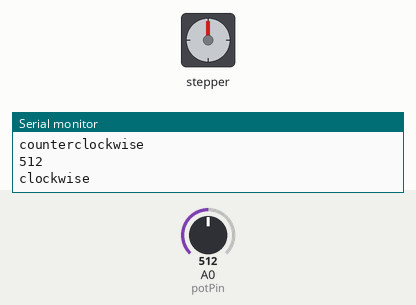
This sketch was run on a simulated Arduino Uno, built with avr-gcc and run on an emulated ATmega328P. Shown: stepper motor, the last lines printed to the serial monitor. Inputs (shaded band) come from the test bench; at power-on: A0 (potPin) = 512. Stepper angles assume 200 steps per turn.

Above: at 4.0 s.
4.1 s: A0 (potPin) set to 716
At 5.37 s:
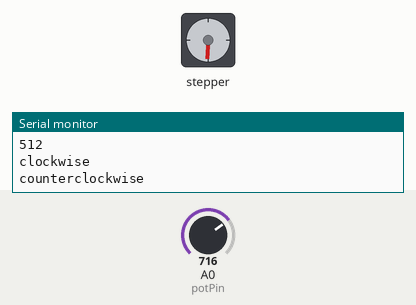
12.2 s: A0 (potPin) set to 900
At 12.92 s:
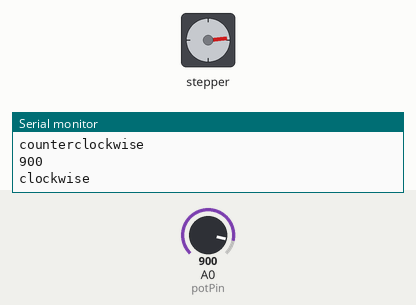
18.6 s: A0 (potPin) set to 322
At 21.24 s:
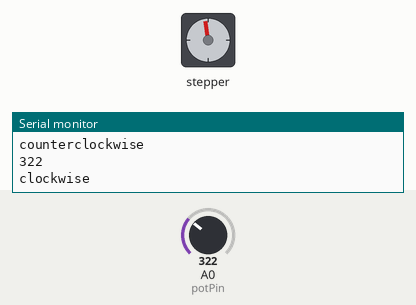
26.7 s: A0 (potPin) set to 306
At 27.15 s:
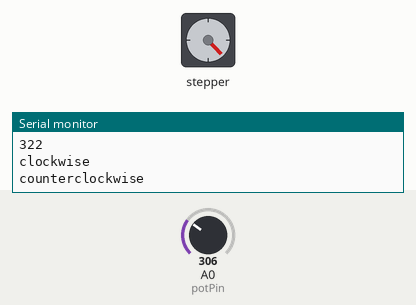
34.8 s: A0 (potPin) set to 122
42.9 s: A0 (potPin) set to 34
51.0 s: A0 (potPin) set to 29
Timing chart, 0 to 56.2 s (numbered marks = the images above; inputs shaded):
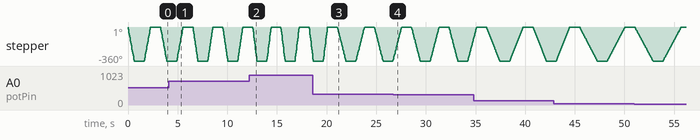

The sketch:

motor_de_passo_potenciometro_regulagem.ino
```cpp
//O objetivo deste código é controlar a velocidade de giro do motor de passo de acordo com o valor do potenciômetro!

// ========================================================================================================
// --- Bibliotecas Auxiliares ---
#include <Stepper.h>   //Biblioteca para controle de motor de passo

// ========================================================================================================
// --- Mapeamento de Hardware ---
#define   in1   8      //Entrada 1 do ULN2003 (digital)
#define   in2   9      //Entrada 2 do ULN2003 (digital)
#define   in3  10      //Entrada 3 do ULN2003 (digital)
#define   in4  11      //Entrada 4 do ULN2003 (digital)

// ========================================================================================================
// --- Constantes Auxiliares ---
const int stepsPerRevolution = 200;  // Aqui você altera o número de passos por revolução do motor
const int potPin = A0; // Pino do potenciômetro - Analógica 0

// ========================================================================================================
// --- Declaração de Objetos ---
Stepper myStepper(stepsPerRevolution, in1,in3,in2,in4); //Criação do objeto motor de passo, atribuindo como argumentos da função o número de passos por revolução e as 4 entradas digitais da placa

// ========================================================================================================
// --- Configurações Iniciais ---

void setup()
{
  myStepper.setSpeed(160); // Use esta função para definir as rotações por minuto (RPM) do motor
  Serial.begin(9600); // Inicializa a comunicação serial com uma taxa de 9600 baud

} //Fim da função setup()

// ========================================================================================================
// --- Loop Infinito ---

void loop()
{
  int potValue = analogRead(potPin);    // Lê o valor do potenciômetro

  // Mapeia o valor do potenciômetro para a velocidade do motor
  // Neste caso estamos definindo que no valor 0 do potenciômetro o motor gira em 30 RPM (mínimo) e, no valor 1023 do potenciômetro o motor gira em 160 RPM (máximo)
  int motorSpeed = map(potValue, 0, 1023, 30, 160); // Altere os valores conforme necessário

  Serial.println(potValue); // Envia o valor lido para o monitor serial

  // Define a velocidade do motor em passos por minuto (PPM)
  myStepper.setSpeed(motorSpeed);

  //Motor girando no sentido horário

  Serial.println("clockwise");
  myStepper.step(-stepsPerRevolution); //Função que permite o giro do motor no sentido horário
  delay(1000); //Define o tempo de 1 segundo de espera para girar no outro sentido

  //Motor girando no sentido anti-horário

  Serial.println("counterclockwise");
  myStepper.step(stepsPerRevolution); // Função que permite o giro do motor no sentido anti-horário (basta acrescentar o sinal negativo para inverter o sentido)
  delay(1000); //Define o tempo de 1 segundo de espera para girar no outro sentido

} //Fim da função loop()

// ========================================================================================================

// OBSERVAÇÃO IMPORTANTE: Você pode comentar um dos blocos de giro em um dos sentidos para observar o motor girando apenas no sentido horário ou anti-horário, assim
//                        ficará fácil visualizar a mudança de velocidade
```

Measured:
- the behaviour switches between 307 and 306 on A0 (potPin) (found by bisection; images 3 and 4)
